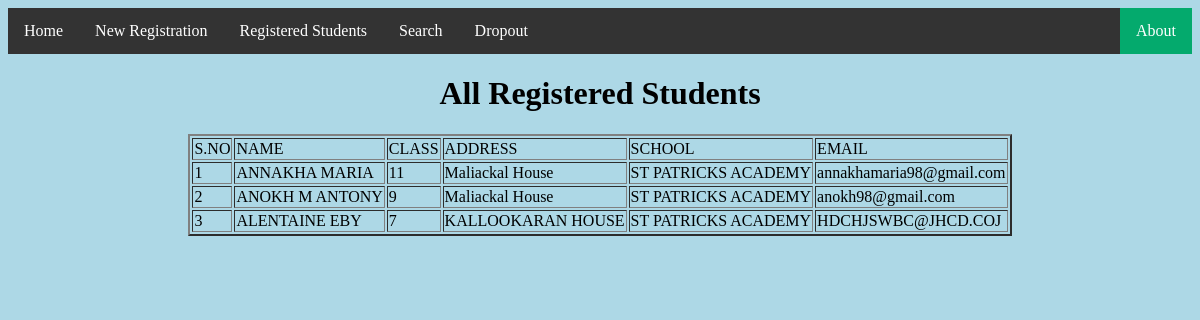
/exist/, run on the app's committed database.
### mainapp/models.py (models this page shows)
class student(models.Model):
    s_name=models.CharField(max_length=30)
    s_class=models.CharField(max_length=30)
    s_address=models.CharField(max_length=30)
    s_school=models.CharField(max_length=30)
    s_email=models.EmailField(max_length=30)

### mainapp/views.py (the view)
# urls.py: path("exist/",views.existing),
def existing(request):
    title="All Registered Students"
    queryset=student.objects.all()
    context={
        "title":title,
        "queryset":queryset
    }
    return render(request,"existing.html",context)

### templates/existing.html (shortened to what this page needs)
<html>
    {% include "base.html" %}
 <center><h1>{{title}}</h1></center>
 <table align="center" border="2">
    <thead>
        <tr>
            <td>S.NO</td>
            <td>NAME</td>
            <td>CLASS</td>
            <td>ADDRESS</td>
            <TD>SCHOOL</TD>
            <td>EMAIL</td>
        </tr>
    </thead>
    {% for k in queryset %}
    <tbody>
        <tr>
            <td>{{forloop.counter}}</td>
            <td>{{ k.s_name}}</td>
            <td>{{k.s_class}}</td>
            <td>{{k.s_address}}</td>
            <td>{{k.s_school}}</td>
            <td>{{k.s_email}}</td>
        </tr>
    </tbody>
    {% endfor %}
 </table>
</html>

### templates/base.html (shortened to what this page needs)
<!DOCTYPE html>
<html>
<head>
</head>
<body>
<ul>
  <li><a href="/home">Home</a></li>
  <li><a href="/reg">New Registration</a></li>
  <li><a href="/exist">Registered Students</a></li>
  <li><a href="/Search">Search</a></li>
  <li><a href="/Drop">Dropout</a></li>
  <li style="float:right"><a class="active" href="#about">About</a></li>
</ul>
</body>
</html>

### templates/base.html (style rules this page uses)
ul { list-style-type: none; margin: 0; padding: 0; overflow: hidden; background-color: #333; }
li { float: left; }
li a { display: block; color: white; text-align: center; padding: 14px 16px; text-decoration: none; }
.active { background-color: #04AA6D; }

### templates/existing.html (style rules this page uses)
body { background-color: lightblue; }

### data on the page
student: s_name "ANNAKHA MARIA", s_class "11", s_address "Maliackal House", s_school "ST PATRICKS ACADEMY", s_email "annakhamaria98@gmail.com"
student: s_name "ANOKH M ANTONY", s_class "9", s_address "Maliackal House", s_school "ST PATRICKS ACADEMY", s_email "anokh98@gmail.com"
student: s_name "ALENTAINE EBY", s_class "7", s_address "KALLOOKARAN HOUSE", s_school "ST PATRICKS ACADEMY", s_email "HDCHJSWBC@JHCD.COJ"

### other printed values
{{ title }} "All Registered Students"
